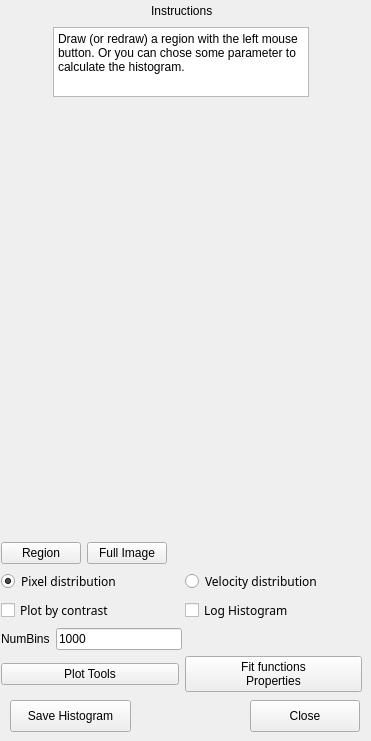
    <widget class="QWidget" name="tab_4">
     <attribute name="title">
      <string>Histogram Tools</string>
     </attribute>
     <widget class="QPushButton" name="SaveHist_pushButton">
      <property name="geometry">
       <rect>
        <x>10</x>
        <y>700</y>
        <width>121</width>
        <height>32</height>
       </rect>
      </property>
      <property name="text">
       <string>Save Histogram</string>
      </property>
     </widget>
     <widget class="QPushButton" name="closeButton_2">
      <property name="geometry">
       <rect>
        <x>250</x>
        <y>700</y>
        <width>110</width>
        <height>32</height>
       </rect>
      </property>
      <property name="text">
       <string>Close</string>
      </property>
     </widget>
     <widget class="QWidget" name="layoutWidget">
      <property name="geometry">
       <rect>
        <x>1</x>
        <y>1</y>
        <width>361</width>
        <height>691</height>
       </rect>
      </property>
      <layout class="QVBoxLayout" name="histoverticalLayout_12">
       <item>
        <layout class="QVBoxLayout" name="verticalLayout_9">
         <item>
          <layout class="QHBoxLayout" name="horizontalLayout_20">
           <item>
            <spacer name="horizontalSpacer_6">
             <property name="orientation">
              <enum>Qt::Horizontal</enum>
             </property>
             <property name="sizeHint" stdset="0">
              <size>
               <width>40</width>
               <height>20</height>
              </size>
             </property>
            </spacer>
           </item>
           <item alignment="Qt::AlignHCenter">
            <widget class="QLabel" name="Intruc_histolabel_2">
             <property name="text">
              <string>Instructions</string>
             </property>
            </widget>
           </item>
           <item>
            <spacer name="horizontalSpacer_7">
             <property name="orientation">
              <enum>Qt::Horizontal</enum>
             </property>
             <property name="sizeHint" stdset="0">
              <size>
               <width>40</width>
               <height>20</height>
              </size>
             </property>
            </spacer>
           </item>
          </layout>
         </item>
         <item alignment="Qt::AlignHCenter|Qt::AlignVCenter">
          <widget class="QPlainTextEdit" name="histo_plainTextEdit">
           <property name="sizePolicy">
            <sizepolicy hsizetype="Fixed" vsizetype="Fixed">
             <horstretch>0</horstretch>
             <verstretch>0</verstretch>
            </sizepolicy>
           </property>
           <property name="minimumSize">
            <size>
             <width>0</width>
             <height>70</height>
            </size>
           </property>
           <property name="maximumSize">
            <size>
             <width>256</width>
             <height>70</height>
            </size>
           </property>
           <property name="readOnly">
            <bool>true</bool>
           </property>
           <property name="plainText">
            <string>Draw (or redraw) a region with the left mouse button. Or you can chose some parameter to calculate the histogram.</string>
           </property>
          </widget>
         </item>
        </layout>
       </item>
       <item>
        <widget class="QWidget" name="widget_2" native="true">
         <property name="sizePolicy">
          <sizepolicy hsizetype="Expanding" vsizetype="Expanding">
           <horstretch>0</horstretch>
           <verstretch>0</verstretch>
          </sizepolicy>
         </property>
        </widget>
       </item>
       <item>
        <layout class="QVBoxLayout" name="verticalLayout_10">
         <item>
          <layout class="QHBoxLayout" name="horizontalLayout_12">
           <item>
            <widget class="QPushButton" name="RegionpushButton_2">
             <property name="text">
              <string>Region</string>
             </property>
            </widget>
           </item>
           <item>
            <widget class="QPushButton" name="fullhistpushButton">
             <property name="text">
              <string>Full Image</string>
             </property>
            </widget>
           </item>
           <item>
            <spacer name="horizontalSpacer_8">
             <property name="orientation">
              <enum>Qt::Horizontal</enum>
             </property>
             <property name="sizeHint" stdset="0">
              <size>
               <width>40</width>
               <height>20</height>
              </size>
             </property>
            </spacer>
           </item>
          </layout>
         </item>
         <item>
          <layout class="QHBoxLayout" name="horizontalLayout_16">
           <item>
            <widget class="QRadioButton" name="pixelradioButton">
             <property name="font">
              <font>
               <family>Abyssinica SIL</family>
              </font>
             </property>
             <property name="text">
              <string>Pixel distribution</string>
             </property>
             <property name="checked">
              <bool>true</bool>
             </property>
            </widget>
           </item>
           <item>
            <widget class="QRadioButton" name="velocityradioButton_2">
             <property name="sizePolicy">
              <sizepolicy hsizetype="Minimum" vsizetype="Fixed">
               <horstretch>0</horstretch>
               <verstretch>0</verstretch>
              </sizepolicy>
             </property>
             <property name="font">
              <font>
               <family>Abyssinica SIL</family>
              </font>
             </property>
             <property name="text">
              <string>Velocity distribution</string>
             </property>
            </widget>
           </item>
          </layout>
         </item>
         <item>
          <layout class="QHBoxLayout" name="horizontalLayout_17">
           <item>
            <widget class="QCheckBox" name="checkBox_2">
             <property name="font">
              <font>
               <family>Abyssinica SIL</family>
              </font>
             </property>
             <property name="text">
              <string>Plot by contrast</string>
             </property>
            </widget>
           </item>
           <item>
            <widget class="QCheckBox" name="LOGcheckBox">
             <property name="font">
              <font>
               <family>Abyssinica SIL</family>
              </font>
             </property>
             <property name="text">
              <string>Log Histogram</string>
             </property>
            </widget>
           </item>
          </layout>
         </item>
         <item>
          <layout class="QHBoxLayout" name="horizontalLayout_19">
           <item>
            <layout class="QHBoxLayout" name="horizontalLayout_18">
             <item>
              <widget class="QLabel" name="label_4">
               <property name="text">
                <string>NumBins</string>
               </property>
              </widget>
             </item>
             <item>
              <widget class="QLineEdit" name="lineEdit_3">
               <property name="text">
                <string>1000</string>
               </property>
               <property name="placeholderText">
                <string/>
               </property>
              </widget>
             </item>
            </layout>
           </item>
           <item>
            <spacer name="horizontalSpacer_5">
             <property name="orientation">
              <enum>Qt::Horizontal</enum>
             </property>
             <property name="sizeHint" stdset="0">
              <size>
               <width>40</width>
               <height>20</height>
              </size>
             </property>
            </spacer>
           </item>
          </layout>
         </item>
         <item>
          <layout class="QHBoxLayout" name="horizontalLayout_21">
           <item>
            <widget class="QPushButton" name="propertiesButton">
             <property name="text">
              <string>Plot Tools</string>
             </property>
            </widget>
           </item>
           <item>
            <widget class="QPushButton" name="fitButton">
             <property name="text">
              <string>Fit functions 
Properties</string>
             </property>
            </widget>
           </item>
          </layout>
         </item>
        </layout>
       </item>
      </layout>
     </widget>
    </widget>
